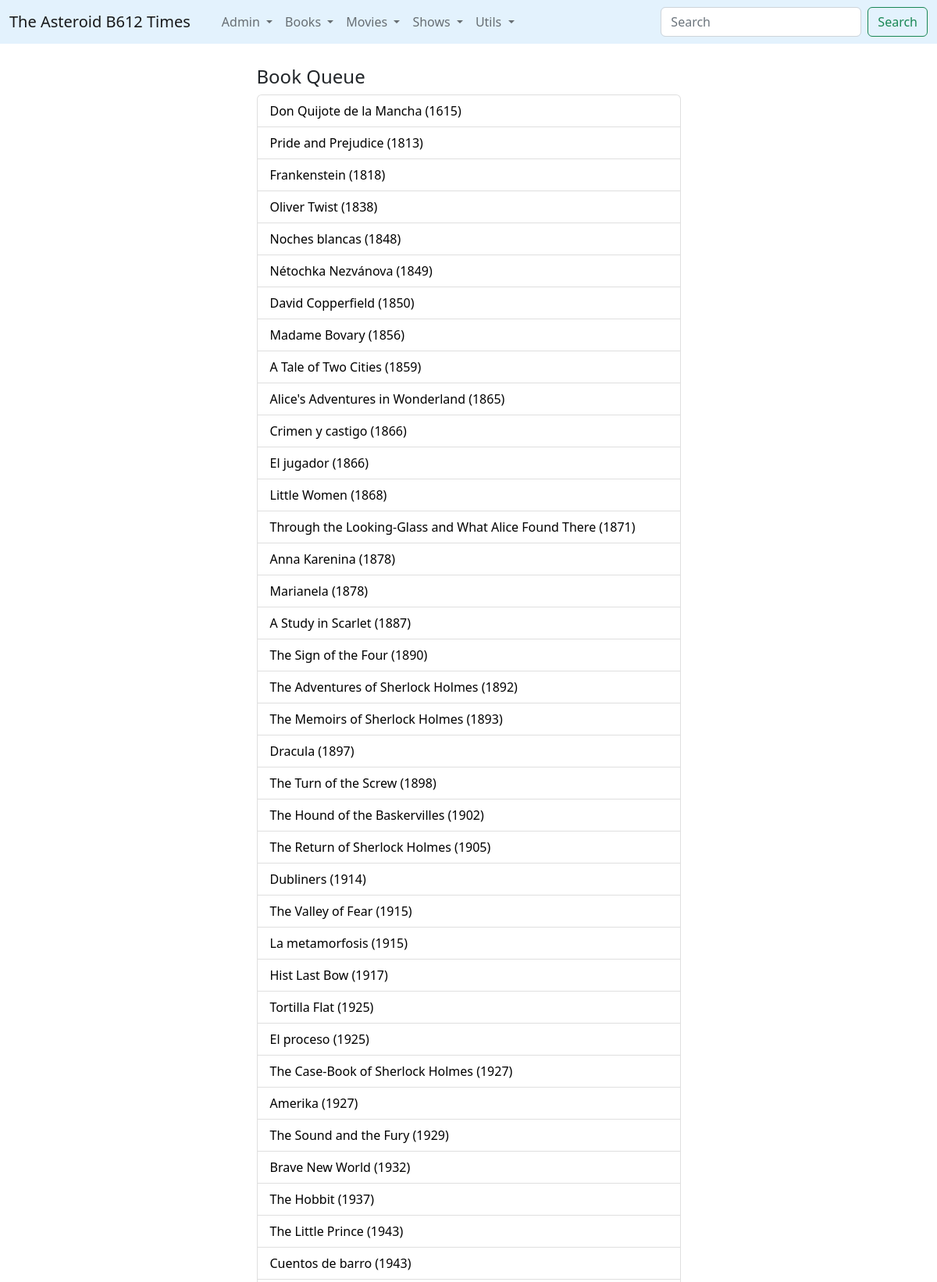
The app's page /bqueue/ (upper part) with its own data.
### times/models.py (models this page shows, shortened)
class Book(models.Model):
	title = models.CharField(max_length=512)
	orig_lan = models.CharField(max_length=2)
	info = models.TextField()
	pub_year = models.IntegerField()
	wtype = models.ForeignKey(WikiType,on_delete=models.CASCADE)
	@property
	def titulo(self):
		return self.title+' ('+ str(self.pub_year) +')'

### times/views.py (the view)
# urls.py: path('bqueue/', views.bqueue, name='bqueue'),
def bqueue(request):
	rqueue = Book.objects.filter(consumo__volume__isnull=True, wtype__id=9).order_by('pub_year')
	rhist = Consumo.objects.all().order_by('-finish_d')
	return render(request,'bqueue.html',{'rhist':rhist,'rqueue':rqueue})

### times/templates/bqueue.html (shortened to what this page needs)
{% extends 'base_forms.html' %}
{% block contenido %}
<article>
	<h4>Book Queue</h4>
	  <ul class="list-group">
        {% for l in rqueue %}
          <li class="list-group-item d-flex justify-content-between align-items-center">
          <a href="{% url 'book' l.id %}" style="color:black; text-decoration: none;"> {{l.titulo}}</a>
          </li>
        {% endfor %}
      </ul>
</article>
<br>
{% endblock%}

### records on screen
Book: titulo "Don Quijote de la Mancha (1615)"
Book: titulo "Pride and Prejudice (1813)"
Book: titulo "Frankenstein (1818)"
Book: titulo "Oliver Twist (1838)"
Book: titulo "Noches blancas (1848)"
Book: titulo "Nétochka Nezvánova (1849)"
Book: titulo "David Copperfield (1850)"
Book: titulo "Madame Bovary (1856)"
Book: titulo "A Tale of Two Cities (1859)"
Book: titulo "Alice's Adventures in Wonderland (1865)"
Book: titulo "Crimen y castigo (1866)"
Book: titulo "El jugador (1866)"
Book: titulo "Little Women (1868)"
Book: titulo "Through the Looking-Glass and What Alice Found There (1871)"
Book: titulo "Anna Karenina (1878)"
Book: titulo "Marianela (1878)"
Book: titulo "A Study in Scarlet (1887)"
Book: titulo "The Sign of the Four (1890)"
Book: titulo "The Adventures of Sherlock Holmes (1892)"
Book: titulo "The Memoirs of Sherlock Holmes (1893)"
Book: titulo "Dracula (1897)"
Book: titulo "The Turn of the Screw (1898)"
Book: titulo "The Hound of the Baskervilles (1902)"
Book: titulo "The Return of Sherlock Holmes (1905)"
Book: titulo "Dubliners (1914)"
Book: titulo "The Valley of Fear (1915)"
Book: titulo "La metamorfosis (1915)"
Book: titulo "Hist Last Bow (1917)"
Book: titulo "Tortilla Flat (1925)"
Book: titulo "El proceso (1925)"
Book: titulo "The Case-Book of Sherlock Holmes (1927)"
Book: titulo "Amerika (1927)"
Book: titulo "The Sound and the Fury (1929)"
Book: titulo "Brave New World (1932)"
Book: titulo "The Hobbit (1937)"
Book: titulo "The Little Prince (1943)"
Book: titulo "Cuentos de barro (1943)"
